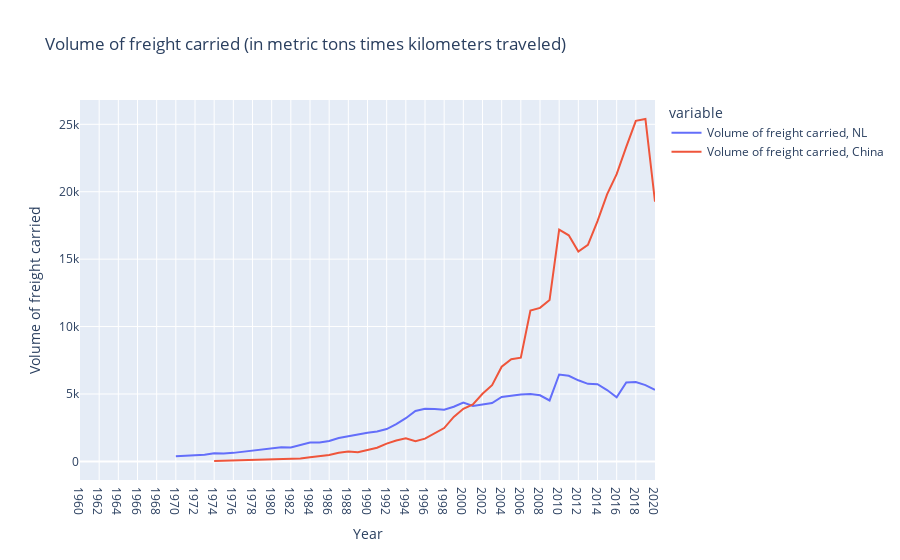

Source (notebook cell):
### Code cell
#Interactive plot (color makes possible to select on right of graph)
fig = px.line(df1, x='Year', y= ['Volume of freight carried, NL', 'Volume of freight carried, China'], title = 'Volume of freight carried (in metric tons times kilometers traveled)',
                labels={
                   #Change label name
                   'value': 'Volume of freight carried'

               }, ) 

#Show the graph
fig.show()

### Figure 1 — Plotly figure (JSON) as saved in the notebook; plotly's stock layout.template omitted (floating-point values rounded to 4 significant figures)
{"data": [{"hovertemplate": "variable=Volume of freight carried, NL<br>Year=%{x}<br>Volume of freight carried=%{y}<extra></extra>", "legendgroup": "Volume of freight carried, NL", "line": {"color": "#636efa", "dash": "solid"}, "marker": {"symbol": "circle"}, "mode": "lines", "name": "Volume of freight carried, NL", "orientation": "v", "showlegend": true, "type": "scatter", "x": ["1960", "1961", "1962", "1963", "1964", "1965", "1966", "1967", "1968", "1969", "1970", "1971", "1972", "1973", "1974", "1975", "1976", "1977", "1978", "1979", "1980", "1981", "1982", "1983", "1984", "1985", "1986", "1987", "1988", "1989", "1990", "1991", "1992", "1993", "1994", "1995", "1996", "1997", "1998", "1999", "2000", "2001", "2002", "2003", "2004", "2005", "2006", "2007", "2008", "2009", "2010", "2011", "2012", "2013", "2014", "2015", "2016", "2017", "2018", "2019", "2020"], "xaxis": "x", "y": [null, null, null, null, null, null, null, null, null, null, 376.9, 408.4, 461, 498.5, 609, 586.7, 631.9, 719.4, 786.9, 869.5, 947.1, 1046.0, 1032.0, 1194.0, 1392.0, 1404.0, 1509.0, 1734.0, 1882.0, 2003.0, 2129.0, 2224.0, 2397.0, 2771.0, 3204.0, 3742.0, 3902.0, 3893.0, 3833.0, 4053, 4367.0, 4116.0, 4204.0, 4331.0, 4780.0, 4894.0, 4959.0, 5006.0, 4903.0, 4520.0, 6444.0, 6347.0, 6015.0, 5754.0, 5726.0, 5293.0, 4746.0, 5855.0, 5887.0, 5656.0, 5305.0], "yaxis": "y"}, {"hovertemplate": "variable=Volume of freight carried, China<br>Year=%{x}<br>Volume of freight carried=%{y}<extra></extra>", "legendgroup": "Volume of freight carried, China", "line": {"color": "#EF553B", "dash": "solid"}, "marker": {"symbol": "circle"}, "mode": "lines", "name": "Volume of freight carried, China", "orientation": "v", "showlegend": true, "type": "scatter", "x": ["1960", "1961", "1962", "1963", "1964", "1965", "1966", "1967", "1968", "1969", "1970", "1971", "1972", "1973", "1974", "1975", "1976", "1977", "1978", "1979", "1980", "1981", "1982", "1983", "1984", "1985", "1986", "1987", "1988", "1989", "1990", "1991", "1992", "1993", "1994", "1995", "1996", "1997", "1998", "1999", "2000", "2001", "2002", "2003", "2004", "2005", "2006", "2007", "2008", "2009", "2010", "2011", "2012", "2013", "2014", "2015", "2016", "2017", "2018", "2019", "2020"], "xaxis": "x", "y": [null, null, null, null, null, null, null, null, null, null, null, null, null, null, 29.2, 46.2, 49, 60, 86, 123, 120.9, 155.4, 184.2, 216, 302, 403, 467.5, 647.5, 731.8, 683.1, 818.3, 1010.0, 1316, 1547, 1717.0, 1501, 1689.0, 2084.0, 2474.0, 3295.0, 3900.0, 4232.0, 5014.0, 5651.0, 7024.0, 7579.0, 7692.0, 11190.0, 11390.0, 11980.0, 17190.0, 16760.0, 15570.0, 16050.0, 17820.0, 19810.0, 21300.0, 23320.0, 25260.0, 25390.0, 19260.0], "yaxis": "y"}], "layout": {"legend": {"title": {"text": "variable"}, "tracegroupgap": 0}, "title": {"text": "Volume of freight carried (in metric tons times kilometers traveled)"}, "xaxis": {"anchor": "y", "domain": [0, 1], "title": {"text": "Year"}}, "yaxis": {"anchor": "x", "domain": [0, 1], "title": {"text": "Volume of freight carried"}}}}
